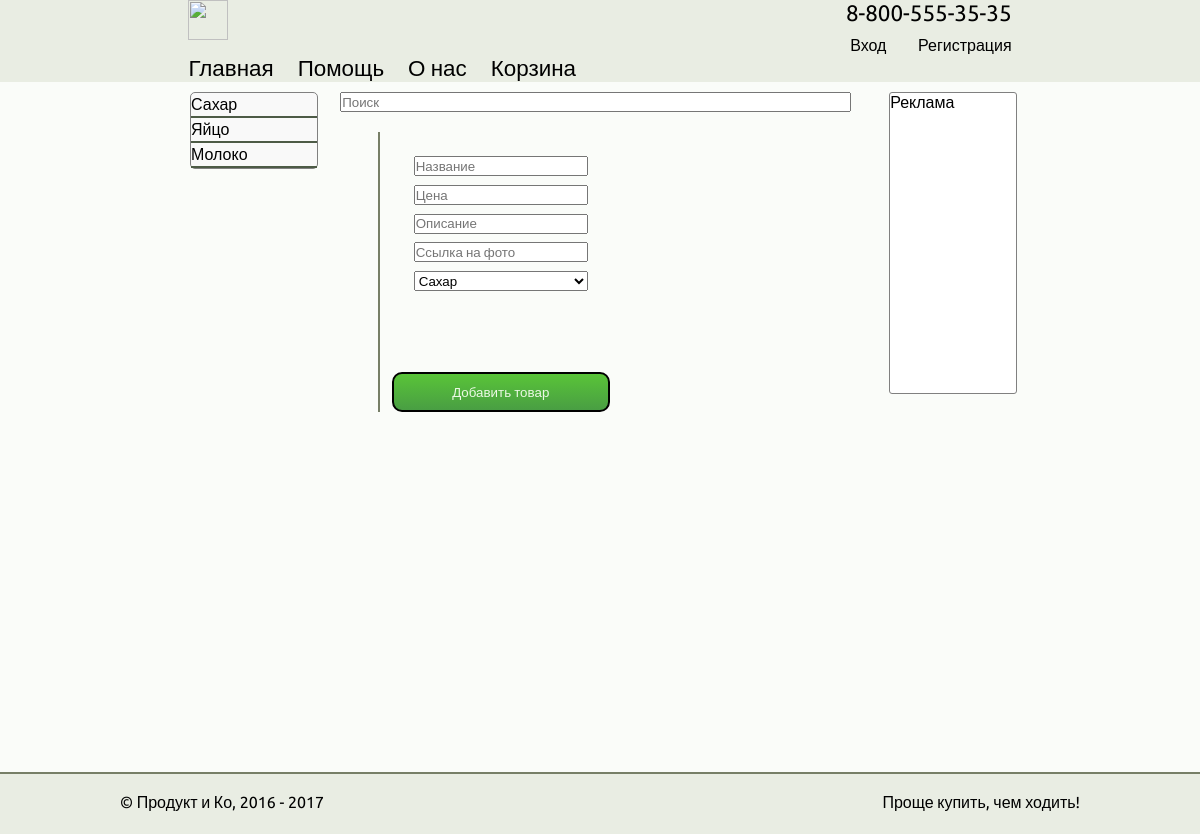
/addproduct.php, run on the app's committed database.
### tables this page shows
CREATE TABLE `categories` (
  `id` int(11) NOT NULL,
  `name` varchar(100) NOT NULL,
  `cat_id` varchar(100) NOT NULL
);

### functions_db.php (called while the page is built, shortened)
<?php
     function db_connect()
     {
        $host = 'localhost';
        $user = 'root';
        $password = 'Lemniskata 01';
        $db='shop';
        $connection = mysql_connect($host,$user,$password);
        return $connection;
     }
     function db_result_to_array($result)
     {
        $count=0;
        $res_array = array();
        while($row = mysql_fetch_array($result))
        {
            $res_array[$count]=$row;
            $count++;
        }
        return $res_array;
     }
    function get_cat()
     {
        $query = "SELECT * FROM categories ORDER BY id DESC";
        $result = mysql_query($query);
        $result1 = db_result_to_array($result);
        return $result1;
     }
     function get_categories_admin()
     {
        $query = "SELECT * FROM categories  ORDER BY id DESC";
        $result = mysql_query($query);
        $result1 = db_result_to_array($result);
        return $result1;
     }
?>

### addproduct.php (the view)
<?include 'functions_db.php';?>
<html>
	<head>
		<? require_once "blocks/head.php"; ?>
	</head>
	<header>
		<? require_once "blocks/header.php"; ?>
	</header>
	<body>
		<div class="wrapper">
			<div class="left">
                <?
                  $categories = get_cat();
                  foreach($categories as $item):
                ?>
			     <a href="cat.php ? cat_id=<?php echo $item['cat_id'] ?>"><?php echo $item['name'] ?></a>
                <?endforeach?>
			</div>
            <div class="center">
				<div class="search">
						<form action="handler.php">
						   <p><input maxlength="25" size="40" placeholder="Поиск"></p>
						</form>
				</div>
				<form action="Handler1.php">
				<div class="order">
					<div class="form">
                        <input type="text" placeholder="Название" name="name" />
                        <input type="text" placeholder="Цена" name="price" />
                        <input type="text" placeholder="Описание" name="description" />
                        <input type="text" placeholder="Ссылка на фото" name="image" />
                        <select name="category">
                        <? $category = get_categories_admin();
                     foreach($category as $item):?>
                            <option value="<?php echo $item['cat_id']?>"><?php echo $item['name']?></option>
                     <?endforeach;?>
                        </select>
					</div>
					<input type="submit" class="button" name="order" value="Добавить товар"/>
				</div>
                </form>
			</div>
			<div class="right">
				Реклама
			</div>
		</div>
	</body>
	<footer>
		<? require_once "blocks/footer.php"; ?>
	</footer>
</html>

### css/styles.css (style rules this page uses)
* { margin: 0; padding: 0; text-decoration: none; width: 100%; height: 100%; font-family: 'Ubuntu', sans-serif; z-index:1; }
header { width:98%; padding-left: 1%; padding-right: 1%; background: #e9ede3; height: auto; }
a { text-decoration:none; color: black; }
body { background: #fafcf9; }
.wrapper { height: 85%; width: 70%; margin-left: 15%; margin-right: 15%; margin-top: 10px; background: #fafcf9; }
.wrapper .left { height: auto; width: 15%; background: #F9F9F9; margin-left: 10px; float: left; border: 1px solid gray; border-radius: 5px; z-index: 2; }
.wrapper .left a { height: auto; width: 100%; padding-top: 2px; padding-bottom: 2px; float: left; border-bottom: 2px solid #4d5b46; z-index: 1; }
.wrapper .center { height: auto; width: 64%; background: #fafcf9; float: left; margin-left: 2%; }
.wrapper .right { width: 15%; height: auto; background: cyan; float: left; margin-left: 2%; border: 1px solid gray; border-radius: 10px 0px 10px 0px; }
.wrapper .center .search { height:20px; width: 95%; margin-left: 1%; margin-right: 1%; margin-bottom:20px; float:left; }
.wrapper .center .order { height:auto; width: 45%; margin-left: 8%; border-left: 2px solid #777f67; float:left; }
.wrapper .center .order .form { height: 200px; width: 90%; margin-top: 20px; margin-left:5%; margin-right: 5%; text-align:center; }
.wrapper .center .order .form input { height: 20px; width: 80%; margin: 2%; }
.wrapper .center .order .form select { height: 20px; width: 80%; margin: 2%; }
.wrapper .center .order .button { height: 40px; width: 90%; margin-top: 20px; margin-left:5%; margin-right: 5%; text-align:center; background: #59c438; background: linear-gradient(to top, #499e43, #59c438); Color: #ecf9e5; margin-top: 20px; border: 2px solid black; border-radius: 10px; cursor:pointer; }
footer { border-top: 2px solid #777f67; float:left; width:100%; height: 60px; background:#e9ede3; }
.wrapper .right { width: 15%; height: 300px; background: white; float: left; margin-left: 2%; border: 1px solid gray; border-radius: 3px 3px 3px 3px; }

### data on the page
categories: name "Сахар"
categories: name "Яйцо"
categories: name "Молоко"

### other printed values
form field category "Сахар"
